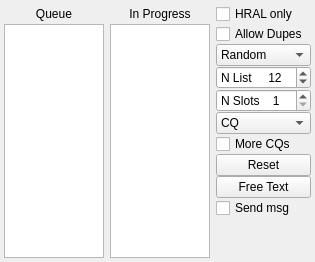
                  <widget class="QWidget" name="tab_3">
                   <attribute name="title">
                    <string>2</string>
                   </attribute>
                   <layout class="QGridLayout" name="gridLayout_11" columnstretch="1">
                    <property name="leftMargin">
                     <number>4</number>
                    </property>
                    <property name="topMargin">
                     <number>4</number>
                    </property>
                    <property name="rightMargin">
                     <number>4</number>
                    </property>
                    <property name="bottomMargin">
                     <number>4</number>
                    </property>
                    <property name="horizontalSpacing">
                     <number>4</number>
                    </property>
                    <item row="0" column="0" rowspan="2">
                     <layout class="QGridLayout" name="gridLayout" columnstretch="2,2,1">
                      <property name="topMargin">
                       <number>0</number>
                      </property>
                      <property name="horizontalSpacing">
                       <number>6</number>
                      </property>
                      <item row="9" column="2">
                       <widget class="QCheckBox" name="cbSendMsg">
                        <property name="toolTip">
                         <string>&lt;html&gt;&lt;head/&gt;&lt;body&gt;&lt;p&gt;Transmit free text message at the next opportunity.&lt;/p&gt;&lt;/body&gt;&lt;/html&gt;</string>
                        </property>
                        <property name="text">
                         <string>Send msg</string>
                        </property>
                       </widget>
                      </item>
                      <item row="8" column="2">
                       <widget class="QPushButton" name="pbFreeText">
                        <property name="toolTip">
                         <string>&lt;html&gt;&lt;head/&gt;&lt;body&gt;&lt;p&gt;Enter a free text message.&lt;/p&gt;&lt;/body&gt;&lt;/html&gt;</string>
                        </property>
                        <property name="text">
                         <string>Free Text</string>
                        </property>
                       </widget>
                      </item>
                      <item row="5" column="2">
                       <widget class="QComboBox" name="comboBoxCQ">
                        <property name="toolTip">
                         <string>&lt;html&gt;&lt;head/&gt;&lt;body&gt;&lt;p&gt;Select a specific CQ message.&lt;/p&gt;&lt;/body&gt;&lt;/html&gt;</string>
                        </property>
                        <property name="currentText">
                         <string>CQ</string>
                        </property>
                        <item>
                         <property name="text">
                          <string>CQ</string>
                         </property>
                        </item>
                        <item>
                         <property name="text">
                          <string>CQ AF</string>
                         </property>
                        </item>
                        <item>
                         <property name="text">
                          <string>CQ AN</string>
                         </property>
                        </item>
                        <item>
                         <property name="text">
                          <string>CQ AS</string>
                         </property>
                        </item>
                        <item>
                         <property name="text">
                          <string>CQ EU</string>
                         </property>
                        </item>
                        <item>
                         <property name="text">
                          <string>CQ NA</string>
                         </property>
                        </item>
                        <item>
                         <property name="text">
                          <string>CQ OC</string>
                         </property>
                        </item>
                        <item>
                         <property name="text">
                          <string>CQ SA</string>
                         </property>
                        </item>
                        <item>
                         <property name="text">
                          <string>CQ 0</string>
                         </property>
                        </item>
                        <item>
                         <property name="text">
                          <string>CQ 1</string>
                         </property>
                        </item>
                        <item>
                         <property name="text">
                          <string>CQ 2</string>
                         </property>
                        </item>
                        <item>
                         <property name="text">
                          <string>CQ 3</string>
                         </property>
                        </item>
                        <item>
                         <property name="text">
                          <string>CQ 4</string>
                         </property>
                        </item>
                        <item>
                         <property name="text">
                          <string>CQ 5</string>
                         </property>
                        </item>
                        <item>
                         <property name="text">
                          <string>CQ 6</string>
                         </property>
                        </item>
                        <item>
                         <property name="text">
                          <string>CQ 7</string>
                         </property>
                        </item>
                        <item>
                         <property name="text">
                          <string>CQ 8</string>
                         </property>
                        </item>
                        <item>
                         <property name="text">
                          <string>CQ 9</string>
                         </property>
                        </item>
                       </widget>
                      </item>
                      <item row="0" column="0">
                       <widget class="QLabel" name="label_queue">
                        <property name="font">
                         <font>
                          <pointsize>9</pointsize>
                         </font>
                        </property>
                        <property name="text">
                         <string>Queue</string>
                        </property>
                        <property name="alignment">
                         <set>Qt::AlignCenter</set>
                        </property>
                       </widget>
                      </item>
                      <item row="0" column="2">
                       <widget class="QCheckBox" name="cbHralOnly">
                        <property name="text">
                         <string>HRAL only</string>
                        </property>
                       </widget>
                      </item>
                      <item row="1" column="2">
                       <widget class="QCheckBox" name="cbWorkDupes">
                        <property name="text">
                         <string>Allow Dupes</string>
                        </property>
                       </widget>
                      </item>
                      <item row="7" column="2">
                       <widget class="QPushButton" name="pbFoxReset">
                        <property name="toolTip">
                         <string>&lt;html&gt;&lt;head/&gt;&lt;body&gt;&lt;p&gt;Clear all queues.&lt;/p&gt;&lt;/body&gt;&lt;/html&gt;</string>
                        </property>
                        <property name="text">
                         <string>Reset</string>
                        </property>
                       </widget>
                      </item>
                      <item row="3" column="2">
                       <widget class="QSpinBox" name="sbNlist">
                        <property name="sizePolicy">
                         <sizepolicy hsizetype="Expanding" vsizetype="Fixed">
                          <horstretch>0</horstretch>
                          <verstretch>0</verstretch>
                         </sizepolicy>
                        </property>
                        <property name="maximumSize">
                         <size>
                          <width>16777215</width>
                          <height>16777215</height>
                         </size>
                        </property>
                        <property name="toolTip">
                         <string>&lt;html&gt;&lt;head/&gt;&lt;body&gt;&lt;p&gt;Maximum number of callsigns to be displayed in the queue.&lt;/p&gt;&lt;/body&gt;&lt;/html&gt;</string>
                        </property>
                        <property name="prefix">
                         <string>N List     </string>
                        </property>
                        <property name="minimum">
                         <number>5</number>
                        </property>
                        <property name="maximum">
                         <number>100</number>
                        </property>
                        <property name="value">
                         <number>12</number>
                        </property>
                       </widget>
                      </item>
                      <item row="2" column="2">
                       <widget class="QComboBox" name="comboBoxHoundSort">
                        <property name="sizePolicy">
                         <sizepolicy hsizetype="Expanding" vsizetype="Fixed">
                          <horstretch>0</horstretch>
                          <verstretch>0</verstretch>
                         </sizepolicy>
                        </property>
                        <property name="maximumSize">
                         <size>
                          <width>16777215</width>
                          <height>16777215</height>
                         </size>
                        </property>
                        <property name="toolTip">
                         <string>&lt;html&gt;&lt;head/&gt;&lt;body&gt;&lt;p&gt;Select a desired sort order for callsigns in the queue.&lt;/p&gt;&lt;/body&gt;&lt;/html&gt;</string>
                        </property>
                        <property name="currentText">
                         <string>Random</string>
                        </property>
                        <property name="maxVisibleItems">
                         <number>8</number>
                        </property>
                        <item>
                         <property name="text">
                          <string>Random</string>
                         </property>
                        </item>
                        <item>
                         <property name="text">
                          <string>Call</string>
                         </property>
                        </item>
                        <item>
                         <property name="text">
                          <string>Grid</string>
                         </property>
                        </item>
                        <item>
                         <property name="text">
                          <string>S/N (dB)</string>
                         </property>
                        </item>
                        <item>
                         <property name="text">
                          <string>Distance</string>
                         </property>
                        </item>
                        <item>
                         <property name="text">
                          <string>Age</string>
                         </property>
                        </item>
                        <item>
                         <property name="text">
                          <string>Continent</string>
                         </property>
                        </item>
                        <item>
                         <property name="text">
                          <string>Score</string>
                         </property>
                        </item>
                       </widget>
                      </item>
                      <item row="6" column="2">
                       <widget class="QCheckBox" name="cbMoreCQs">
                        <property name="toolTip">
                         <string>&lt;html&gt;&lt;head/&gt;&lt;body&gt;&lt;p&gt;Include a CQ message along with other messages.&lt;/p&gt;&lt;/body&gt;&lt;/html&gt;</string>
                        </property>
                        <property name="text">
                         <string>More CQs</string>
                        </property>
                       </widget>
                      </item>
                      <item row="0" column="1">
                       <widget class="QLabel" name="label_inProcess">
                        <property name="text">
                         <string>In Progress</string>
                        </property>
                        <property name="alignment">
                         <set>Qt::AlignCenter</set>
                        </property>
                       </widget>
                      </item>
                      <item row="4" column="2">
                       <widget class="QSpinBox" name="sbNslots">
                        <property name="sizePolicy">
                         <sizepolicy hsizetype="Expanding" vsizetype="Fixed">
                          <horstretch>0</horstretch>
                          <verstretch>0</verstretch>
                         </sizepolicy>
                        </property>
                        <property name="maximumSize">
                         <size>
                          <width>16777215</width>
                          <height>16777215</height>
                         </size>
                        </property>
                        <property name="toolTip">
                         <string>&lt;html&gt;&lt;head/&gt;&lt;body&gt;&lt;p&gt;Maximum number of concurrent streams for Fox transmissions.&lt;/p&gt;&lt;/body&gt;&lt;/html&gt;</string>
                        </property>
                        <property name="suffix">
                         <string/>
                        </property>
                        <property name="prefix">
                         <string>N Slots    </string>
                        </property>
                        <property name="minimum">
                         <number>1</number>
                        </property>
                        <property name="maximum">
                         <number>5</number>
                        </property>
                        <property name="value">
                         <number>1</number>
                        </property>
                        <property name="displayIntegerBase">
                         <number>10</number>
                        </property>
                       </widget>
                      </item>
                      <item row="10" column="2">
                       <spacer name="verticalSpacer">
                        <property name="orientation">
                         <enum>Qt::Vertical</enum>
                        </property>
                        <property name="sizeHint" stdset="0">
                         <size>
                          <width>20</width>
                          <height>40</height>
                         </size>
                        </property>
                       </spacer>
                      </item>
                      <item row="1" column="1" rowspan="10">
                       <widget class="DisplayText" name="foxTxListTextBrowser">
                        <property name="enabled">
                         <bool>true</bool>
                        </property>
                        <property name="sizePolicy">
                         <sizepolicy hsizetype="MinimumExpanding" vsizetype="Expanding">
                          <horstretch>0</horstretch>
                          <verstretch>0</verstretch>
                         </sizepolicy>
                        </property>
                        <property name="maximumSize">
                         <size>
                          <width>16777215</width>
                          <height>16777215</height>
                         </size>
                        </property>
                        <property name="sizeAdjustPolicy">
                         <enum>QAbstractScrollArea::AdjustToContentsOnFirstShow</enum>
                        </property>
                       </widget>
                      </item>
                      <item row="1" column="0" rowspan="10">
                       <widget class="DisplayText" name="houndQueueTextBrowser">
                        <property name="sizePolicy">
                         <sizepolicy hsizetype="MinimumExpanding" vsizetype="Expanding">
                          <horstretch>0</horstretch>
                          <verstretch>0</verstretch>
                         </sizepolicy>
                        </property>
                        <property name="maximumSize">
                         <size>
                          <width>16777215</width>
                          <height>16777215</height>
                         </size>
                        </property>
                        <property name="sizeAdjustPolicy">
                         <enum>QAbstractScrollArea::AdjustToContentsOnFirstShow</enum>
                        </property>
                       </widget>
                      </item>
                     </layout>
                    </item>
                   </layout>
                  </widget>
